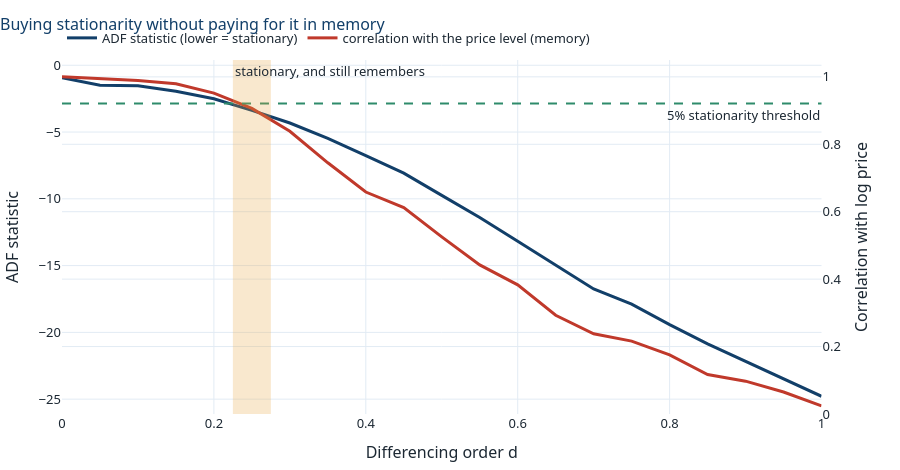

Notebook source saved alongside this figure:
### Code cell
fig = make_subplots(specs=[[{"secondary_y": True}]])
fig.add_trace(go.Scatter(x=diag.d, y=diag.ADF, name="ADF statistic (lower = stationary)",
                         line=dict(color=C["navy"], width=3)))
fig.add_trace(go.Scatter(x=diag.d, y=diag["corr with level"],
                         name="correlation with the price level (memory)",
                         line=dict(color=C["red"], width=3)), secondary_y=True)
fig.add_hline(y=crit, line=dict(color=C["green"], width=2, dash="dash"),
              annotation_text="5% stationarity threshold", annotation_position="bottom right")
fig.add_vrect(x0=first_stationary.d - 0.025, x1=first_stationary.d + 0.025,
              fillcolor=C["amber"], opacity=0.25, line_width=0,
              annotation_text="stationary, and still remembers", annotation_position="top left")
fig.update_xaxes(title="Differencing order d")
fig.update_yaxes(title="ADF statistic", secondary_y=False)
fig.update_yaxes(title="Correlation with log price", secondary_y=True, range=[0, 1.05])
style(fig, height=470, title="Buying stationarity without paying for it in memory")
fig.show()

### Figure 1 — Plotly figure (JSON) as saved in the notebook; plotly's stock layout.template omitted (floating-point values rounded to 4 significant figures)
{"data": [{"line": {"color": "#123F69", "width": 3}, "name": "ADF statistic (lower = stationary)", "type": "scatter", "x": [0.0, 0.05, 0.1, 0.15, 0.2, 0.25, 0.3, 0.35, 0.4, 0.45, 0.5, 0.55, 0.6, 0.65, 0.7, 0.75, 0.8, 0.85, 0.9, 0.95, 1.0], "y": [-0.9312, -1.503, -1.53, -1.949, -2.511, -3.378, -4.325, -5.476, -6.762, -8.075, -9.739, -11.4, -13.18, -14.97, -16.75, -17.89, -19.42, -20.87, -22.17, -23.53, -24.79]}, {"line": {"color": "#C0392B", "width": 3}, "name": "correlation with the price level (memory)", "type": "scatter", "x": [0.0, 0.05, 0.1, 0.15, 0.2, 0.25, 0.3, 0.35, 0.4, 0.45, 0.5, 0.55, 0.6, 0.65, 0.7, 0.75, 0.8, 0.85, 0.9, 0.95, 1.0], "xaxis": "x", "y": [1.0, 0.9957, 0.9892, 0.9794, 0.9517, 0.9062, 0.8385, 0.7451, 0.6583, 0.6123, 0.5254, 0.4423, 0.3831, 0.2929, 0.2378, 0.2161, 0.1752, 0.1171, 0.09741, 0.06526, 0.02417], "yaxis": "y2"}], "layout": {"annotations": [{"showarrow": false, "text": "5% stationarity threshold", "x": 1, "xanchor": "right", "xref": "x domain", "y": -2.864, "yanchor": "top", "yref": "y"}, {"showarrow": false, "text": "stationary, and still remembers", "x": 0.225, "xanchor": "left", "xref": "x", "y": 1, "yanchor": "top", "yref": "y domain"}], "colorway": ["#123F69", "#C0392B", "#2E8B6B", "#E8A33D", "#2E7EBB", "#7A8994"], "font": {"color": "#1C2833", "family": "Segoe UI, Helvetica, Arial, sans-serif", "size": 13}, "height": 470, "hoverlabel": {"font": {"size": 12}}, "legend": {"orientation": "h", "x": 0, "xanchor": "left", "y": 1.02, "yanchor": "bottom"}, "margin": {"b": 50, "l": 60, "r": 30, "t": 60}, "shapes": [{"line": {"color": "#2E8B6B", "dash": "dash", "width": 2}, "type": "line", "x0": 0, "x1": 1, "xref": "x domain", "y0": -2.864, "y1": -2.864, "yref": "y"}, {"fillcolor": "#E8A33D", "line": {"width": 0}, "opacity": 0.25, "type": "rect", "x0": 0.225, "x1": 0.275, "xref": "x", "y0": 0, "y1": 1, "yref": "y domain"}], "title": {"font": {"color": "#123F69", "size": 16}, "text": "Buying stationarity without paying for it in memory", "x": 0, "xanchor": "left"}, "xaxis": {"anchor": "y", "domain": [0, 0.94], "gridcolor": "#E2EBF4", "showgrid": true, "title": {"text": "Differencing order d"}, "zeroline": false}, "yaxis": {"anchor": "x", "domain": [0, 1], "gridcolor": "#E2EBF4", "showgrid": true, "title": {"text": "ADF statistic"}, "zeroline": false}, "yaxis2": {"anchor": "x", "gridcolor": "#E2EBF4", "overlaying": "y", "range": [0, 1.05], "showgrid": true, "side": "right", "title": {"text": "Correlation with log price"}, "zeroline": false}}}
